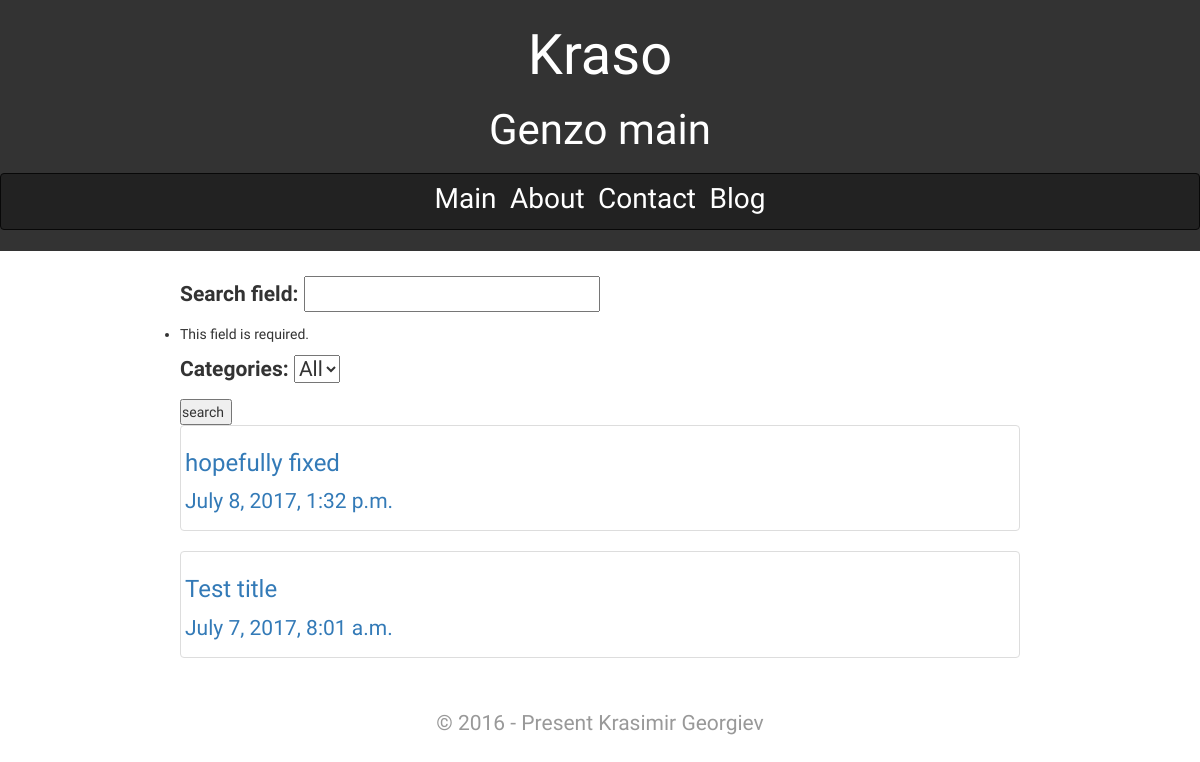
The page /blog/ on the database as committed earlier.
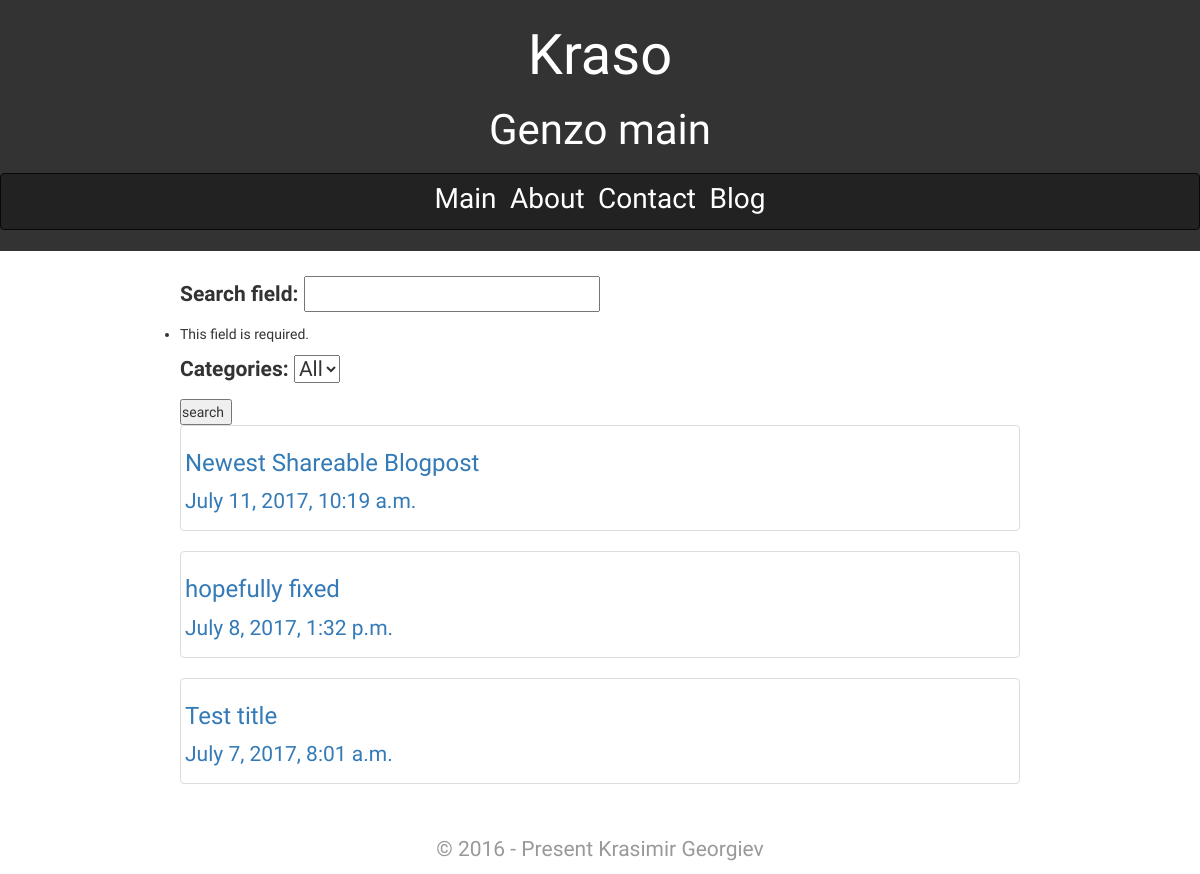
The same page on the database as committed later.
### blog/models.py (models this page shows, shortened)
class Blog(models.Model):
	title = models.CharField(max_length = 255)
	created_at = models.DateTimeField(auto_now_add = True)
	writer = models.CharField(max_length = 255)
	shareable = models.BooleanField(default = False)
	categories = models.ManyToManyField("Category")
	class Meta():
		ordering = ['-created_at', ]

### blog/views.py (the view, shortened to what this page needs)
def blog_list(request):
	blogs = Blog.objects.all()
	search_form = forms.SearchForm()
	if request.method == "GET":
		search_form = forms.SearchForm(request.GET)
	return render(request, 'blog/blog_list.html',
		{'blog_list': blogs, 'search_form': search_form})

### blog/forms.py
class SearchForm(forms.Form):
	search_field = forms.CharField(max_length = 255, required=False)
	categories = forms.ChoiceField(choices = category_choices.CHOICES)

### blog/templates/blog/blog_list.html (shortened to what this page needs)
{% extends 'layout.html' %}
{% block content %}
<form action="" method = "GET">
	{{ search_form.as_p }}
	<input type="submit" value = "search">
</form>
{% for blog in blog_list %}
	<a href = "{% url 'blog:blog_detail' pk=blog.pk %}">
		<div class = "thumbnail blog_box">
			<h3>
			{{ blog.title }}
			</h3>
			<p>{{ blog.created_at }}</p>
		</div>
	</a>
{% endfor %}
{% endblock %}

Rows that differ between the two databases and show on the page:
added Blog: title "Newest Shareable Blogpost", created_at "July 11, 2017, 10:19 a.m."
